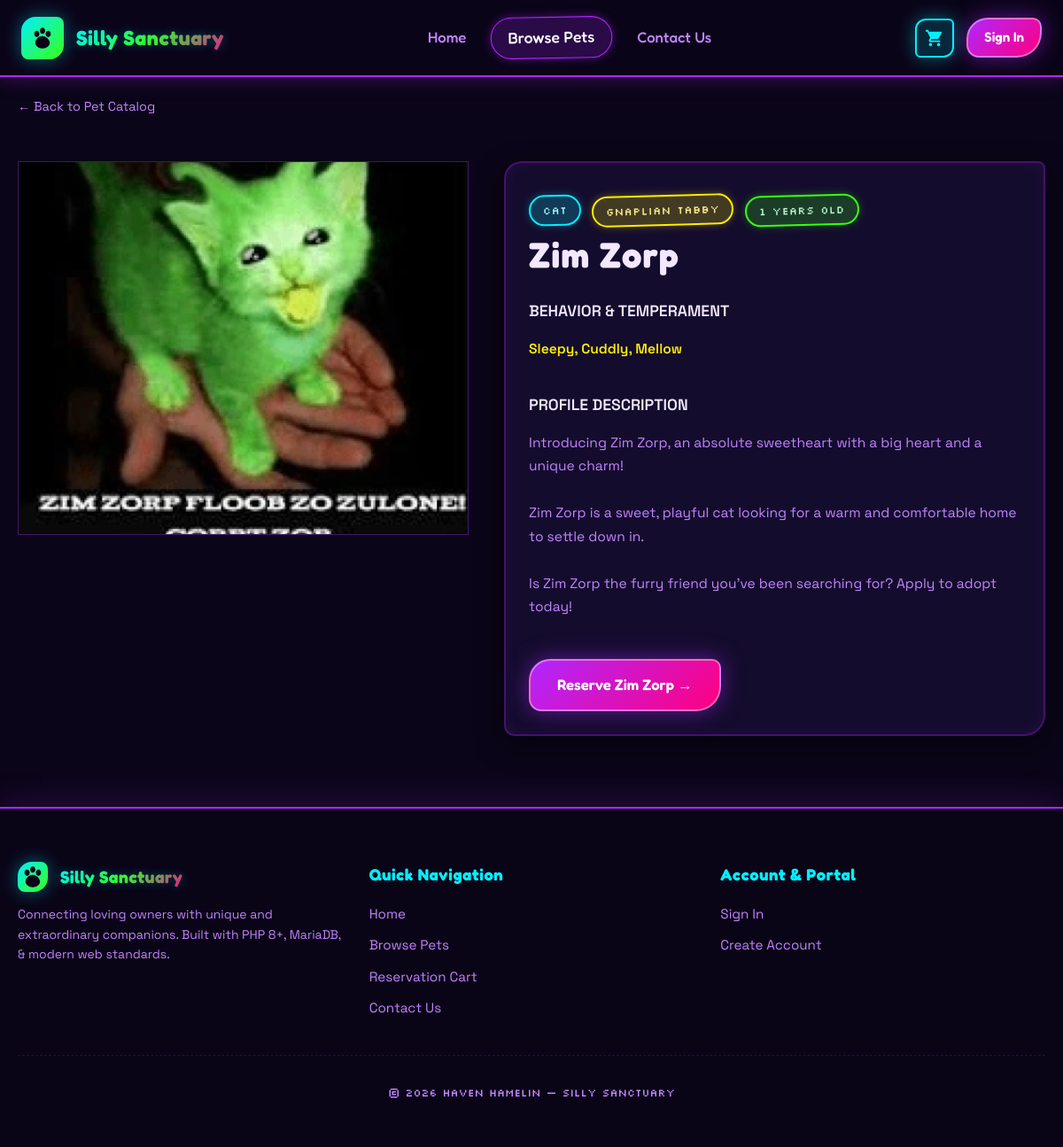
The app's page /animal_details.php?id=161 with its own data.
### tables this page shows
CREATE TABLE `pets` (
  `id` int(11) NOT NULL,
  `name` varchar(200) NOT NULL,
  `animal` int(11) NOT NULL,
  `breed` int(255) NOT NULL,
  `age` int(11) NOT NULL,
  `description` text NOT NULL,
  `behavior` varchar(200) NOT NULL,
  `photo` varchar(255) NOT NULL
);

CREATE TABLE `animal_types` (
  `id` int(11) NOT NULL,
  `type_name` varchar(100) NOT NULL
);

CREATE TABLE `breeds` (
  `id` int(11) NOT NULL,
  `breed_name` varchar(100) NOT NULL,
  `animal_type_id` int(11) NOT NULL
);

### animal_details.php (the view, shortened to what this page needs)
<?php
include_once ('includes/connect.php');
$pet = null;
if (isset($_GET['id'])) {
    $id = intval($_GET['id']);
    if (isset($conn) && !$conn->connect_error) {
        $sql = "SELECT pets.*, animal_types.type_name, breeds.breed_name
                FROM pets
                LEFT JOIN animal_types ON pets.animal = animal_types.id
                LEFT JOIN breeds ON pets.breed = breeds.id
                WHERE pets.id = ?";
        $stmt = $conn->prepare($sql);
        $stmt->bind_param("i", $id);
        $stmt->execute();
        $result = $stmt->get_result();
        if ($result && $result->num_rows > 0) {
            $pet = $result->fetch_assoc();
        } else {
            $error_msg = "Selected pet could not be found in our adoption roster.";
        }
    } else {
        $error_msg = "Database error. Please try again later.";
    }
} else {
    $error_msg = "No pet selected for detailed viewing.";
}
include ('includes/header.php');
?>
    <link rel="stylesheet" href="www/css/animal_details.css">
</head>
<?php
include ('includes/navbar.php');
?>
<main class="container">
    <a href="browse.php" class="breadcrumb-link">&larr; Back to Pet Catalog</a>
    <?php if ($pet): ?>
        <div class="details-wrapper">
            <div class="details-image-container">
                <img src="<?= htmlspecialchars($pet['photo']); ?>" alt="<?= htmlspecialchars($pet['name']); ?>">
            </div>
            <div class="glass-card details-info">
                <div>
                    <div class="attribute-list">
                        <span class="badge badge-accent"><?= htmlspecialchars($pet['type_name'] ?? 'Pet'); ?></span>
                        <span class="badge badge-gold"><?= htmlspecialchars($pet['breed_name'] ?? 'Breed'); ?></span>
                        <span class="badge badge-green"><?= htmlspecialchars($pet['age']); ?> years old</span>
                    </div>
                    <h1 class="details-header-title"><?= htmlspecialchars($pet['name']); ?></h1>
                </div>
                <div>
                    <div class="details-section-title">BEHAVIOR & TEMPERAMENT</div>
                    <p class="details-text" style="color: var(--neon-yellow); font-weight: 600;">
                        <?= htmlspecialchars($pet['behavior']); ?>
                    </p>
                </div>
                <div>
                    <div class="details-section-title">PROFILE DESCRIPTION</div>
                    <p class="details-text">
                        <?= nl2br(htmlspecialchars($pet['description'])); ?>
                    </p>
                </div>
                <div style="margin-top: 10px; display: flex; gap: 16px; align-items: center; flex-wrap: wrap;">
                    <a href="add_to_cart.php?id=<?= $pet['id'] ?>" class="btn btn-primary" style="padding: 14px 30px;">
                        Reserve <?= htmlspecialchars($pet['name']); ?> &rarr;
                    </a>
                </div>
            </div>
        </div>
    <?php endif; ?>
</main>
<?php include ('includes/footer.php'); ?>

### www/css/theme.css (style rules this page uses)
:root { --bg-dark: #0a0518; --bg-surface: rgba(23, 15, 48, 0.85); --bg-surface-elevated: rgba(43, 27, 84, 0.8); --bg-card: rgba(18, 10, 38, 0.75); --neon-green: #39ff14; --neon-purple: #b026ff; --neon-cyan: #00f0ff; --neon-pink: #ff007f; --neon-yellow: #ffee00; --border-color: rgba(176, 38, 255, 0.3); --border-highlight: #00f0ff; --text-main: #f3e8ff; --text-muted: #c084fc; --text-dim: #9333ea; --primary-gradient: linear-gradient(135deg, #b026ff 0%, #ff007f 100%); --accent-gradient: linear-gradient(135deg, #00f0ff 0%, #39ff14 100%); --cosmic-gradient: linear-gradient(135deg, #7e22ce 0%, #3b82f6 50%, #10b981 100%); --danger-gradient: linear-gradient(135deg, #ff007f 0%, #ef4444 100%); --font-heading: 'Fredoka', cursive, sans-serif; --font-body: 'Space Grotesk', sans-serif; --font-pixel: 'Silkscreen', monospace; --radius-wobbly: 24px 10px 28px 14px; --radius-card: 20px 8px 24px 12px; --radius-pill: 9999px; --navbar-height: 85px; --glass-backdrop: blur(14px) saturate(190%); --glow-cyan: 0 0 20px rgba(0, 240, 255, 0.4); --glow-purple: 0 0 25px rgba(176, 38, 255, 0.5); --glow-green: 0 0 20px rgba(57, 255, 20, 0.4); }
* { box-sizing: border-box; }
html, body { margin: 0; padding: 0; background-color: var(--bg-dark); color: var(--text-main); font-family: var(--font-body); font-size: 16px; line-height: 1.6; min-height: 100vh; display: flex; flex-direction: column; overflow-x: hidden; }
body::before { content: ''; position: fixed; top: 0; left: 0; width: 100vw; height: 100vh; background: radial-gradient(2px 2px at 20px 30px, #ffffff, rgba(0,0,0,0)), radial-gradient(2px 2px at 40px 70px, #00f0ff, rgba(0,0,0,0)), radial-gradient(1px 1px at 90px 40px, #ff007f, rgba(0,0,0,0)), radial-gradient(2px 2px at 160px 120px, #39ff14, rgba(0,0,0,0)), radial-gradient(circle at 15% 25%, rgba(176, 38, 255, 0.2) 0%, transparent 45%), radial-gradient(circle at 85% 75%, rgba(0, 240, 255, 0.18) 0%, transparent 45%); background-repeat: repeat; background-size: 200px 200px, 300px 300px, 250px 250px, 350px 350px, 100% 100%, 100% 100%; pointer-events: none; z-index: -1; }
h1, h2, h3, h4, h5, h6 { font-family: var(--font-heading); color: var(--text-main); margin-top: 0; letter-spacing: 0.03em; }
a { color: var(--neon-cyan); text-decoration: none; transition: all 0.2s ease; }
.container { width: 100%; max-width: 1200px; margin: 0 auto; padding: 20px; flex: 1; }
.badge { display: inline-flex; align-items: center; gap: 8px; padding: 6px 14px; border-radius: var(--radius-pill); font-family: var(--font-pixel); font-size: 0.75rem; letter-spacing: 0.05em; text-transform: uppercase; background: var(--bg-surface-elevated); border: 2px solid var(--border-color); color: var(--text-main); transform: rotate(-1.5deg); transition: transform 0.2s ease; }
.badge-accent { background: rgba(0, 240, 255, 0.2); border-color: var(--neon-cyan); color: #a5f3fc; box-shadow: 0 0 10px rgba(0, 240, 255, 0.3); }
.badge-gold { background: rgba(255, 238, 0, 0.2); border-color: var(--neon-yellow); color: #fef08a; box-shadow: 0 0 10px rgba(255, 238, 0, 0.3); }
.badge-green { background: rgba(57, 255, 20, 0.2); border-color: var(--neon-green); color: #bbf7d0; box-shadow: 0 0 10px rgba(57, 255, 20, 0.3); }
.btn { display: inline-flex; align-items: center; justify-content: center; gap: 10px; padding: 12px 24px; border-radius: var(--radius-wobbly); font-family: var(--font-heading); font-size: 1.05rem; font-weight: 600; cursor: pointer; border: 2px solid transparent; outline: none; transition: all 0.25s cubic-bezier(0.34, 1.56, 0.64, 1); text-decoration: none; }
.btn-primary { background: var(--primary-gradient); color: #ffffff; border-color: rgba(255, 255, 255, 0.4); box-shadow: var(--glow-purple); }
.glass-card { background: var(--bg-surface); backdrop-filter: var(--glass-backdrop); -webkit-backdrop-filter: var(--glass-backdrop); border: 2px solid var(--border-color); border-radius: var(--radius-card); padding: 26px; box-shadow: 0 10px 30px rgba(0, 0, 0, 0.5), inset 0 0 15px rgba(176, 38, 255, 0.1); transition: all 0.3s ease; }

### records on screen
pets: photo (picture), animal.type_name "CAT", breed.breed_name "GNAPLIAN TABBY", age "1", name "Zim Zorp", behavior "Sleepy, Cuddly, Mellow", description "Introducing Zim Zorp, an absolute sweetheart with a big heart and a unique charm! Zim Zorp is a sweet, playful cat looking for a warm and comfortable home to settle down in. Is Zim Zorp the furry friend you've been searching for? Apply to adopt today!"
